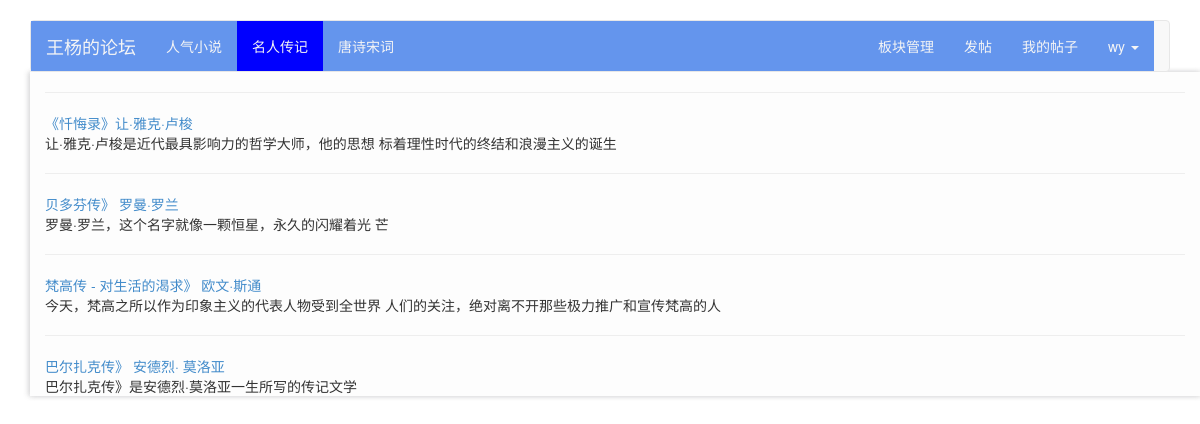
Page /category/12 (signed in) on the committed database.
### BBS/models.py (models this page shows, shortened)
class Category(models.Model):
    name = models.CharField(max_length=32, unique=True)
    administrator=models.ForeignKey('BBS_user')

class BBS(models.Model):
    cate=models.ForeignKey('Category',default=7)
    title=models.CharField(max_length=64,)
    summary=models.CharField(max_length=256,blank=True,null=True)
    content=models.TextField()
    author = models.ForeignKey("BBS_user")
    view_count=models.IntegerField(blank=True,null=True)
    ranking=models.IntegerField(blank=True,null=True)
    create_at=models.DateTimeField(blank=True,null=True)
    update_at=models.DateTimeField(blank=True,null=True)
    pass

### BBS/views.py (the view)
# urls.py: url(r'^category/(\d+)',BBS.views.ind)
def ind(request,id):
    perms = request.user.get_all_permissions()
    bbs_list= models.BBS.objects.filter(cate__id=id)
    bbs_cate=models.Category.objects.all()
    return render_to_response('http1.html',{'aa':bbs_list,
                                          "user":request.user,
                                          "cate":bbs_cate,
                                          "cate_id":int(id),
                                            "perms": perms
                                          })

### templates/http1.html (shortened to what this page needs)
<!DOCTYPE html>
<html lang="zh-CN" xmlns="http://www.w3.org/1999/html">
  <head>
    <link href="/static/css/bootstrap.min.css" rel="stylesheet">
    <link href="/static/css/navbar.css" rel="stylesheet">
	<link href="/static/css/cust.css" rel="stylesheet">
  </head>
  <body>
    <div class="container">
      <nav class="navbar navbar-default" >
        <div class="container-fluid" >
          <div class="navbar-header" style="background-color: cornflowerblue;color: whitesmoke" >
            <a class="navbar-brand"  style="background-color: cornflowerblue; color: whitesmoke;"  href="/">王杨的论坛</a>
          </div>
          <div id="navbar" class="navbar-collapse collapse" style="background-color: cornflowerblue;color: whitesmoke">
            <ul class="nav navbar-nav" >
              {% for aa in cate %}
                  {% ifequal aa.id cate_id %}
              <li class="active" ><a href="/category/{{ aa.id }}" style="background-color: blue;color: whitesmoke">{{ aa.name }}</a></li>
                  {% else %}
              <li class="#"><a href="/category/{{ aa.id }}" style="background-color: cornflowerblue;color: whitesmoke">{{ aa.name }}</a></li>
                  {% endifequal %}
              {% endfor %}
            </ul>
            <ul class="nav navbar-nav navbar-right" style="background-color: cornflowerblue;color: whitesmoke" >
			{% if user.is_authenticated and "BBS.add_category" in perms%}
            <li><a href="/MagCate/" style="background-color: cornflowerblue;color: whitesmoke">板块管理</a></li>
              <li><a href="/pub/" style="background-color: cornflowerblue;color: whitesmoke">发帖</a></li>
                <li><a href="/search/" style="background-color: cornflowerblue;color: whitesmoke">我的帖子</a></li>
              <li class="dropdown">
                <a href="#" class="dropdown-toggle" data-toggle="dropdown" role="button" aria-haspopup="true" aria-expanded="false" style="background-color: cornflowerblue;color: whitesmoke">{{ user.username }} <span class="caret"></span></a>
            {% else %}
			<li><a href="/login/" style="background-color: cornflowerblue;color: whitesmoke">登录</a></li>
			<li><a href="/register/"style="background-color: cornflowerblue;color: whitesmoke" >注册</a></li>
			 {% endif %}
          </div>
        </div>
      </nav>
      <div class="container center-container-hx" style="background-color: #FDFDFD;margin-top: -20px;">
              {%  block page-content %}
              <div class="contents">
                  {% for bbs in aa %}
                      <hr>
                      <a  href="/detail/{{ bbs.id }}/" >{{ bbs.title }}</a>
                      <br>
                      {{ bbs.summary }}
                  {% endfor %}
              </div>
              {% endblock %}
       </div>
    </div>
  </body>
</html>

### static/css/navbar.css (style rules this page uses)
body { padding-top: 20px; padding-bottom: 20px; }
.navbar { margin-bottom: 20px; }

### static/css/cust.css (style rules this page uses)
.center-container-hx,.footer { box-shadow: 2px 0 5px rgba(214,214,215,0.9), -2px 0 5px rgba(214,214,215,0.9); }
.contents { margin-top: 20px; }
* { word-wrap: break-word }

### rows in the picture
Category: name "人气小说"
Category: name "名人传记"
Category: name "唐诗宋词"
BBS: title "《忏悔录》让·雅克·卢梭", summary "让·雅克·卢梭是近代最具影响力的哲学大师，他的思想 标着理性时代的终结和浪漫主义的诞生"
BBS: title "贝多芬传》 罗曼·罗兰", summary "罗曼·罗兰，这个名字就像一颗恒星，永久的闪耀着光 芒"
BBS: title "梵高传 - 对生活的渴求》 欧文·斯通", summary "今天，梵高之所以作为印象主义的代表人物受到全世界 人们的关注，绝对离不开那些极力推广和宣传梵高的人"
BBS: title "巴尔扎克传》 安德烈· 莫洛亚", summary "巴尔扎克传》是安德烈·莫洛亚一生所写的传记文学"

### other values in the picture
{{ user.username }} "wy"
